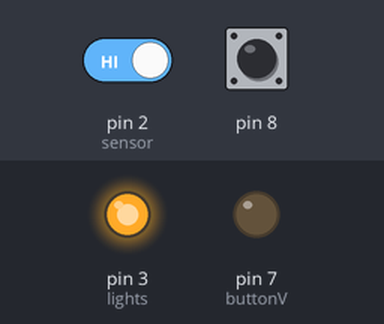
Simulated run of this sketch. Board: Arduino Uno, built with avr-gcc and run on an emulated ATmega328P. Parts: output pins drawn as LEDs (lit = HIGH). Inputs (shaded band) come from the test bench; at power-on: pin 8 HIGH, pin 2 (sensor) HIGH. What the sketch prints to the serial monitor is not drawn.

Above: at 1.2 s.
1.3 s: pin 8 pulled LOW for 0.15 s
At 3.4 s:
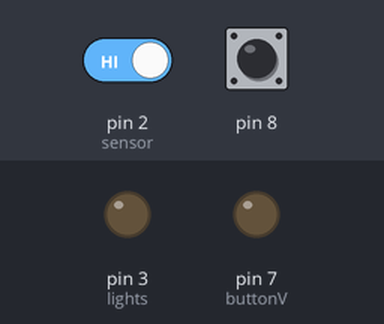
4.4 s: pin 8 pulled LOW for 1 s
At 5.1 s:
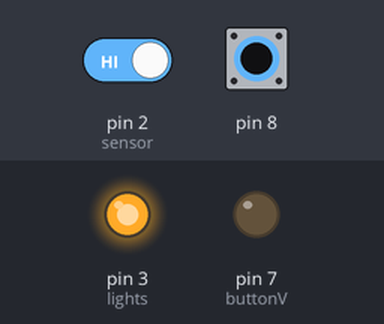
6.9 s: pin 8 pulled LOW for 3.2 s
At 7.5 s:
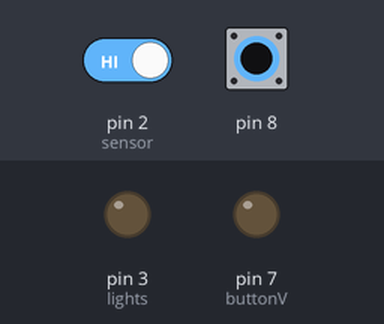
Timing chart, 0 to 9.9 s (numbered marks = the images above; inputs shaded):
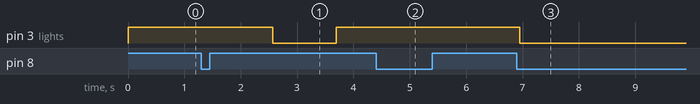

Measured:
- after the input at 1.3 s, pin 3 (lights): HIGH → LOW after 1.3 s, → HIGH 1.1 s later
- after the input at 4.4 s, pin 3 (lights): stays HIGH (without the input it goes to LOW after 0.32 s)
- after the input at 6.9 s, pin 3 (lights): HIGH → LOW after 0.05 s

The sketch:

sapin.ino
```cpp
#include <timer.h>
#include <avdweb_Switch.h>
#include <math.h>

#define PI 3.14159265

int sensor = 2;
int lights = 3;
int buttonV = 7;
Switch button = Switch(8);
auto timer = timer_create_default();
int val = 0;
enum Mode { OFF, ON, BLINK, MOTION };
Mode mode = OFF;
int state = 0;
int previousState = 0;
int startingTime = 0;

bool isMotionOn;

void setup() {
  pinMode(lights, OUTPUT);
  pinMode(sensor, INPUT_PULLUP);
  pinMode(buttonV, OUTPUT);
  digitalWrite(buttonV, LOW);
  Serial.begin(9600);
  mode = ON;
}

void loop() {
  ChangeState();

  switch (mode) {
    case OFF:
      digitalWrite(lights, LOW);
      break;
    case ON:
      digitalWrite(lights, HIGH);
      break;
    case BLINK:
      UpdateBlink();
      break;
    case MOTION:
      UpdateMotion();
      break;
  }

  ApplyState();
}

void ChangeState() {
  button.poll();

  if (button.pushed()) {
    Serial.write("PUSHED");
    switch (mode) {
      case OFF:
        mode = ON;
        break;
      case ON:
        mode = BLINK;
        break;
      case BLINK:
        mode = MOTION;
        break;
      case MOTION:
        mode = OFF;
        break;
    }
  }
}

void ApplyState() {
  if (state == previousState) {
    return;
  }

  if (state == 0) {
    digitalWrite(lights, LOW);
  }
  else {
    digitalWrite(lights, HIGH);
  }

  previousState = state;
}

void UpdateMotion() {
  val = digitalRead(sensor);

  if (val == HIGH && state == 0) {
    state = 1;
    timer.in(180000, MotionEnd);
  }

  timer.tick();
}

bool MotionEnd(void *argument) {
  state = 0;
  return true;
}

bool isTimerStarted = false;
unsigned long counter = 0;
unsigned long previousMillis = 0;
void UpdateBlink() {
  if (!isTimerStarted) {
    counter = 0;
    startingTime = millis();
    isTimerStarted = true;
  }

  if (isTimerStarted) {
    if (counter >= 1000) {
      isTimerStarted = false;
      ToggleLightsState();
    }
    else {
      unsigned long timePassed = millis() - previousMillis;
      previousMillis = millis();
      //      Serial.println(timePassed);
      counter += timePassed;
    }
  }
}

void ToggleLightsState() {
  if (state == 1)
    state = 0;
  else
    state = 1;

}
```
